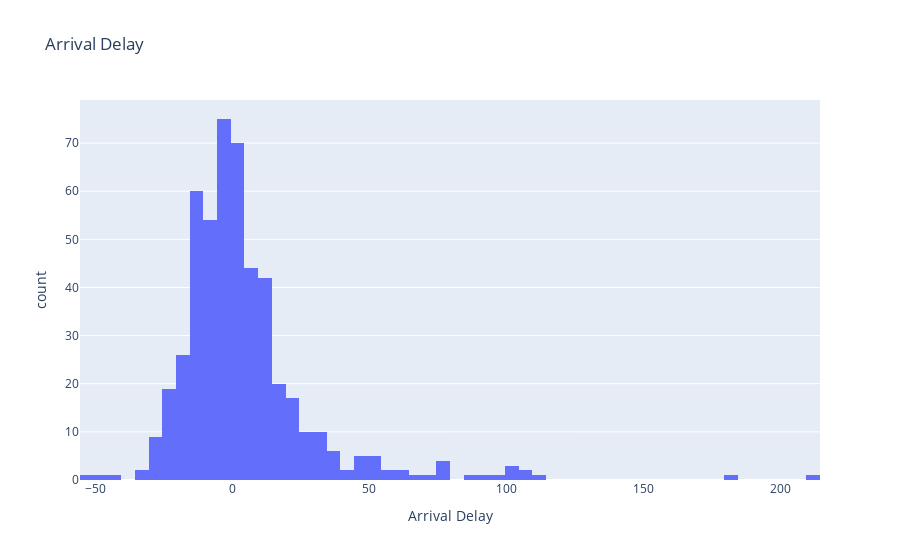

Here is the notebook cell this chart was saved with:
### Markdown cell above
Histogram

### Code cell
data['ArrDelay'] = data['ArrDelay'].fillna(0)
fig=px.histogram(data, x='ArrDelay', title='Arrival Delay', labels={'ArrDelay':'Arrival Delay'})
fig.show()

### Figure 1 — Plotly figure (JSON) as saved in the notebook; plotly's stock layout.template omitted (floating-point values rounded to 4 significant figures; data arrays with more than 128 entries replaced by an {"elided": "..."} marker saying what was removed)
{"data": [{"bingroup": "x", "hovertemplate": "Arrival Delay=%{x}<br>count=%{y}<extra></extra>", "legendgroup": "", "marker": {"color": "#636efa", "pattern": {"shape": ""}}, "name": "", "orientation": "v", "showlegend": false, "type": "histogram", "x": {"elided": "500 float values"}, "xaxis": "x", "yaxis": "y"}], "layout": {"barmode": "relative", "legend": {"tracegroupgap": 0}, "title": {"text": "Arrival Delay"}, "xaxis": {"anchor": "y", "domain": [0, 1], "title": {"text": "Arrival Delay"}}, "yaxis": {"anchor": "x", "domain": [0, 1], "title": {"text": "count"}}}}
